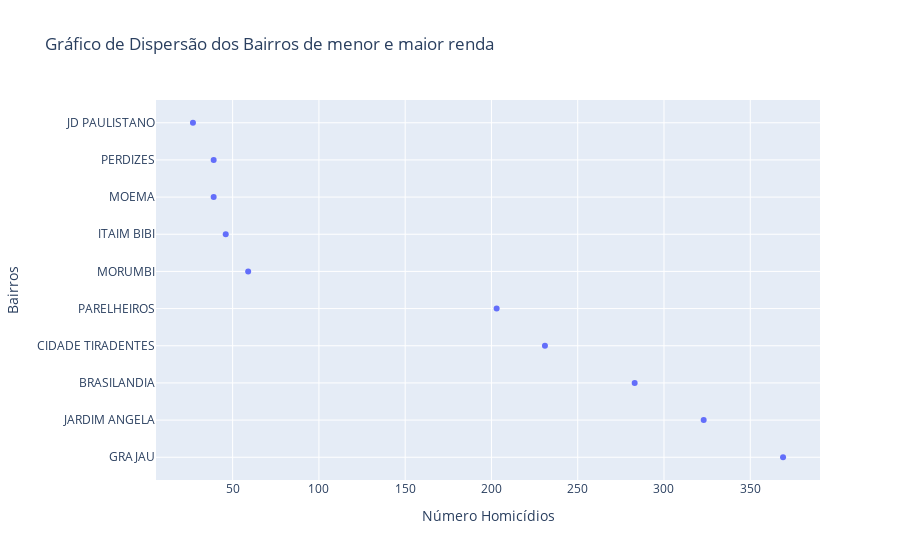

The code cell stored with this chart in its notebook:
### Code cell
# Combinando os bairros de menor renda e de maior renda em um dataframe, utilizando todos os dados dos dois dataframes diferentes
bairros_renda = homicidios_menor.merge(homicidios_maior, how='outer')

# Fazendo um gráfico de dispersão
fig = px.scatter(bairros_renda, x=bairros_renda["ANO"], y=bairros_renda["BAIRRO"], title='Gráfico de Dispersão dos Bairros de menor e maior renda')

# Personalizando o layout do gráfico
fig.update_layout(
    xaxis_title='Número Homicídios',
    yaxis_title='Bairros',
)

# Exibindo o gráfico interativo
fig.show()

### Figure 1 — Plotly figure (JSON) as saved in the notebook; plotly's stock layout.template omitted (floating-point values rounded to 4 significant figures)
{"data": [{"hovertemplate": "ANO=%{x}<br>BAIRRO=%{y}<extra></extra>", "legendgroup": "", "marker": {"color": "#636efa", "symbol": "circle"}, "mode": "markers", "name": "", "orientation": "h", "showlegend": false, "type": "scatter", "x": [369, 323, 283, 231, 203, 59, 46, 39, 39, 27], "xaxis": "x", "y": ["GRAJAU", "JARDIM ANGELA", "BRASILANDIA", "CIDADE TIRADENTES", "PARELHEIROS", "MORUMBI", "ITAIM BIBI", "MOEMA", "PERDIZES", "JD PAULISTANO"], "yaxis": "y"}], "layout": {"legend": {"tracegroupgap": 0}, "title": {"text": "Gráfico de Dispersão dos Bairros de menor e maior renda"}, "xaxis": {"anchor": "y", "domain": [0, 1], "title": {"text": "Número Homicídios"}}, "yaxis": {"anchor": "x", "domain": [0, 1], "title": {"text": "Bairros"}}}}
